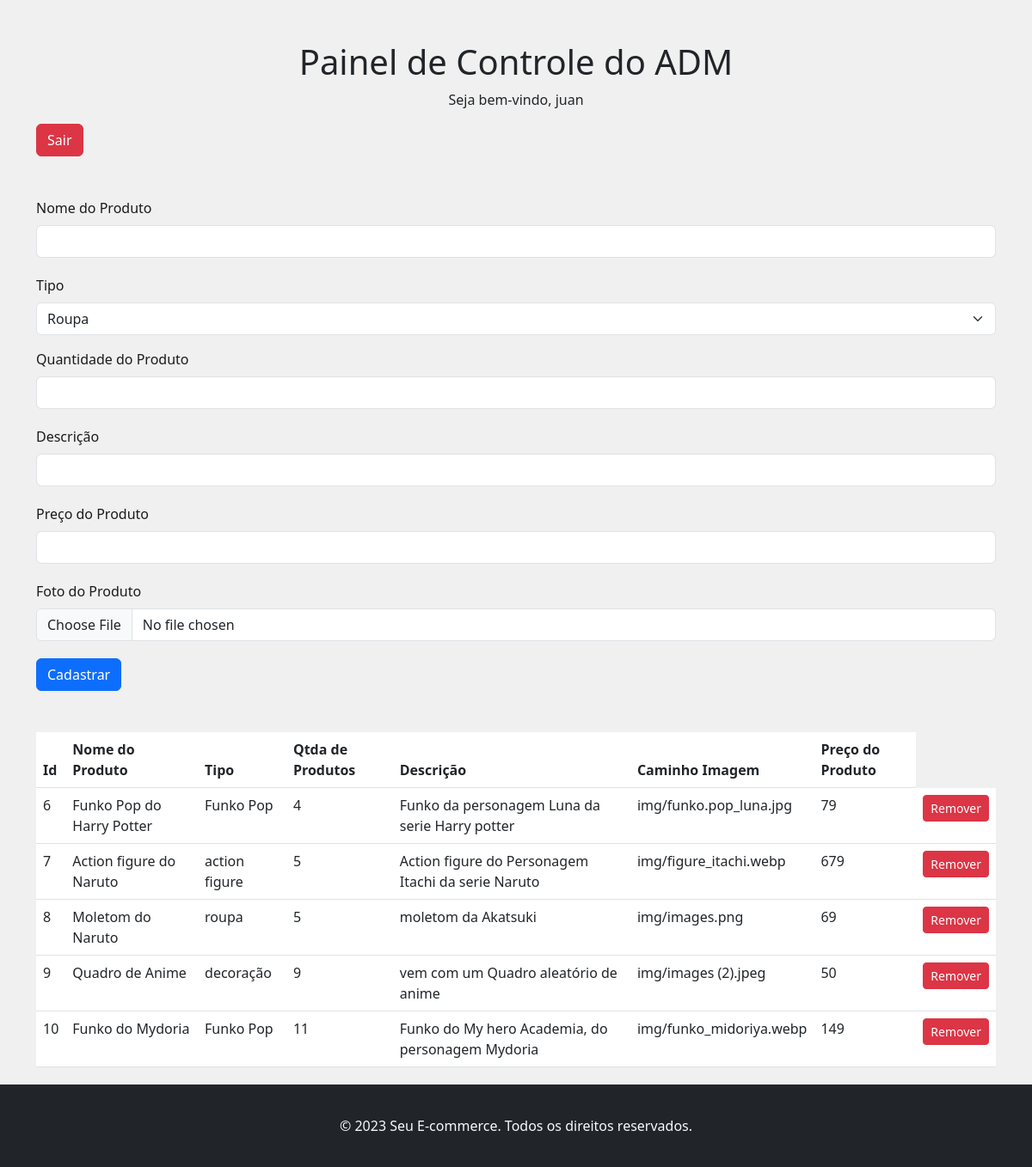
The app's page /adm.php (signed in) with its own data.
### tables this page shows
CREATE TABLE `produto_compras` (
  `id_produto` int(11) NOT NULL,
  `nome_produto` varchar(255) NOT NULL,
  `preco_produto` varchar(255) NOT NULL,
  `qatd_produto` int(11) NOT NULL,
  `img_produto` varchar(255) NOT NULL,
  `descri` varchar(255) NOT NULL,
  `tipo` varchar(255) NOT NULL
);

### classe/produ.php (called while the page is built, shortened)
<?php
class CrudProduto
{
    private $conn;
    public function __construct($db)
    {
        $this->conn = $db;
    }
    public function read()
    {
        $query = "SELECT * FROM produto_compras";
        $stmt = $this->conn->prepare($query);
        $stmt->execute();
        return $stmt;
    }
}

### adm.php (the view, shortened to what this page needs)
<?php
$login = $_SESSION['nome'];
require_once('classe/produ.php');
$database = new Conection();
$db = $database->getConnection();
$crud = new CrudProduto($db);
$rows = $crud->read();
?>
<!DOCTYPE html>
<html lang="en">
<head>
    <link rel="stylesheet" href="index.css">
    <link href="https://cdn.jsdelivr.net/npm/bootstrap@5.5.0/dist/css/bootstrap.min.css" rel="stylesheet">
</head>
<body class="adm">
    <div class="container mt-5">
        <h1 class="text-center">Painel de Controle do ADM</h1>
        <p class="text-center">Seja bem-vindo, <?php echo $login; ?></p>
        <a href="logout.php" class="btn btn-danger float-right">Sair</a>
        <form method="POST" action="?action=create" enctype="multipart/form-data" class="mt-5">
            <div class="mb-3">
                <label for="nome_produto" class="form-label">Nome do Produto</label>
                <input type="text" name="nome_produto" class="form-control" required>
            </div>
            <div class="mb-3">
                <label for="tipo" class="form-label">Tipo</label>
                <select name="tipo" class="form-select">
                    <option value="roupa">Roupa</option>
                </select>
            </div>
            <div class="mb-3">
                <label for="qatd_produto" class="form-label">Quantidade do Produto</label>
                <input type="number" name="qatd_produto" class="form-control" required>
            </div>
            <div class="mb-3">
                <label for="descri" class="form-label">Descrição</label>
                <input type="text" name="descri" class="form-control" required>
            </div>
            <div class="mb-3">
                <label for="preco_produto" class="form-label">Preço do Produto</label>
                <input type="number" name="preco_produto" class="form-control" required>
            </div>
            <div class="mb-3">
                <label for="img_produto" class="form-label">Foto do Produto</label>
                <input type="file" name="img_produto" class="form-control">
            </div>
            <button type="submit" class="btn btn-primary float-right">Cadastrar</button>
        </form>
        <table class="table mt-5">
            <thead>
                <tr>
                    <th>Id</th>
                    <th>Nome do Produto</th>
                    <th>Tipo</th>
                    <th>Qtda de Produtos</th>
                    <th>Descrição</th>
                    <th>Caminho Imagem</th>
                    <th>Preço do Produto</th>
                </tr>
            </thead>
            <tbody>
                <?php
                if (isset($rows)) {
                    foreach ($rows as $row) {
                        echo "<tr>";
                        echo "<td>" . $row['id_produto'] . "</td>";
                        echo "<td>" . $row['nome_produto'] . "</td>";
                        echo "<td>" . $row['tipo'] . "</td>";
                        echo "<td>" . $row['qatd_produto'] . "</td>";
                        echo "<td>" . $row['descri'] . "</td>";
                        echo "<td>" . $row['img_produto'] . "</td>";
                        echo "<td>" . $row['preco_produto'] . "</td>";
                        echo "<td>
                                <form method='post'>
                                    <input type='hidden' name='id_produto' value='" . $row['id_produto'] . "'>
                                    <button type='submit' class='btn btn-danger btn-sm'>Remover</button>
                                </form>
                            </td>";
                        echo "</tr>";
                    }
                } else {
                    echo "<tr><td colspan='7'>Não há registros a serem exibidos.</td></tr>";
                }
                ?>
            </tbody>
        </table>
    </div>
    <body>
        <footer class="bg-dark text-light text-center py-3">
            <div class="container">
                <p>&copy; <?php echo date("Y"); ?> Seu E-commerce. Todos os direitos reservados.</p>
            </div>
        </footer>
    </body>
</body>
</html>

### index.css (style rules this page uses)
body, h1, h2, h3, p, ul, li { margin: 0; padding: 0; }
body { background-color: #f8f9fa; color: #495057; font-family: 'Arial', sans-serif; }
.container { margin-top: 20px; }
h1 { color: #007bff; }
body { font-family: 'Arial', sans-serif; background-color: #f8f9fa; color: #495057; }
.container { margin-top: 50px; }
.form-label { color: #1a1b1d; }
.form-control { width: 100%; padding: 10px; margin-bottom: 20px; border: 1px solid #afb5b9; border-radius: 4px; box-sizing: border-box; }
.btn-primary { background-color: #053e7c; color: #fff; border: none; border-radius: 4px; padding: 10px; cursor: pointer; }
.container { margin: 20px; }
h1 { color: #800080; }
body.adm { background-color: #f0f0f0; }

### records on screen
produto_compras: id_produto "6", nome_produto "Funko Pop do Harry Potter", tipo "Funko Pop", qatd_produto "4", descri "Funko da personagem Luna da serie Harry potter", img_produto "img/funko.pop_luna.jpg", preco_produto "79"
produto_compras: id_produto "7", nome_produto "Action figure do Naruto", tipo "action figure", qatd_produto "5", descri "Action figure do Personagem Itachi da serie Naruto", img_produto "img/figure_itachi.webp", preco_produto "679"
produto_compras: id_produto "8", nome_produto "Moletom do Naruto", tipo "roupa", qatd_produto "5", descri "moletom da Akatsuki", img_produto "img/images.png", preco_produto "69"
produto_compras: id_produto "9", nome_produto "Quadro de Anime", tipo "decoração", qatd_produto "9", descri "vem com um Quadro aleatório de anime", img_produto "img/images (2).jpeg", preco_produto "50"
produto_compras: id_produto "10", nome_produto "Funko do Mydoria", tipo "Funko Pop", qatd_produto "11", descri "Funko do My hero Academia, do personagem Mydoria", img_produto "img/funko_midoriya.webp", preco_produto "149"

### other values on screen
$login "juan"
